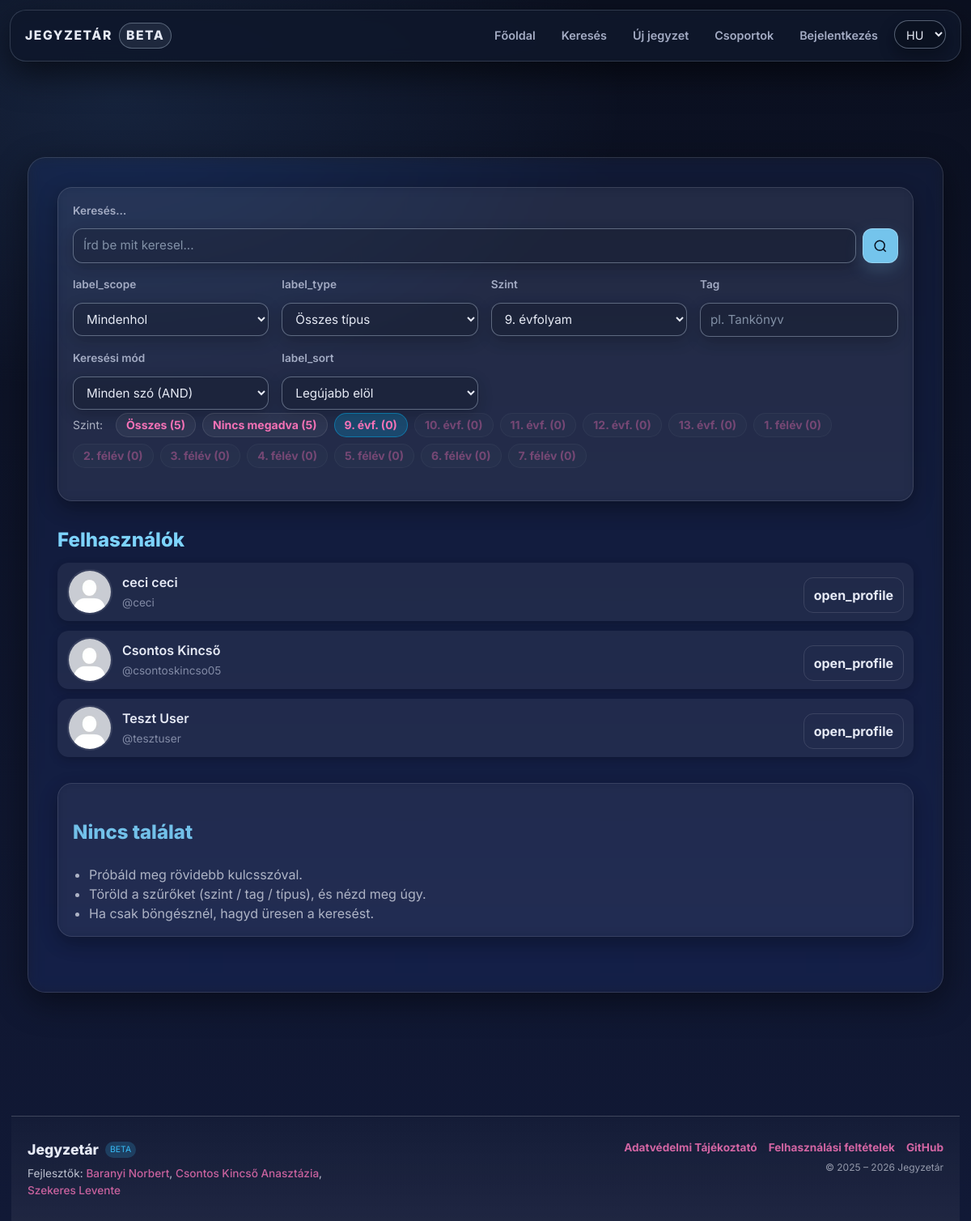
/search.php?page=1&level=hs-9, run on an earlier commit of the app's database.
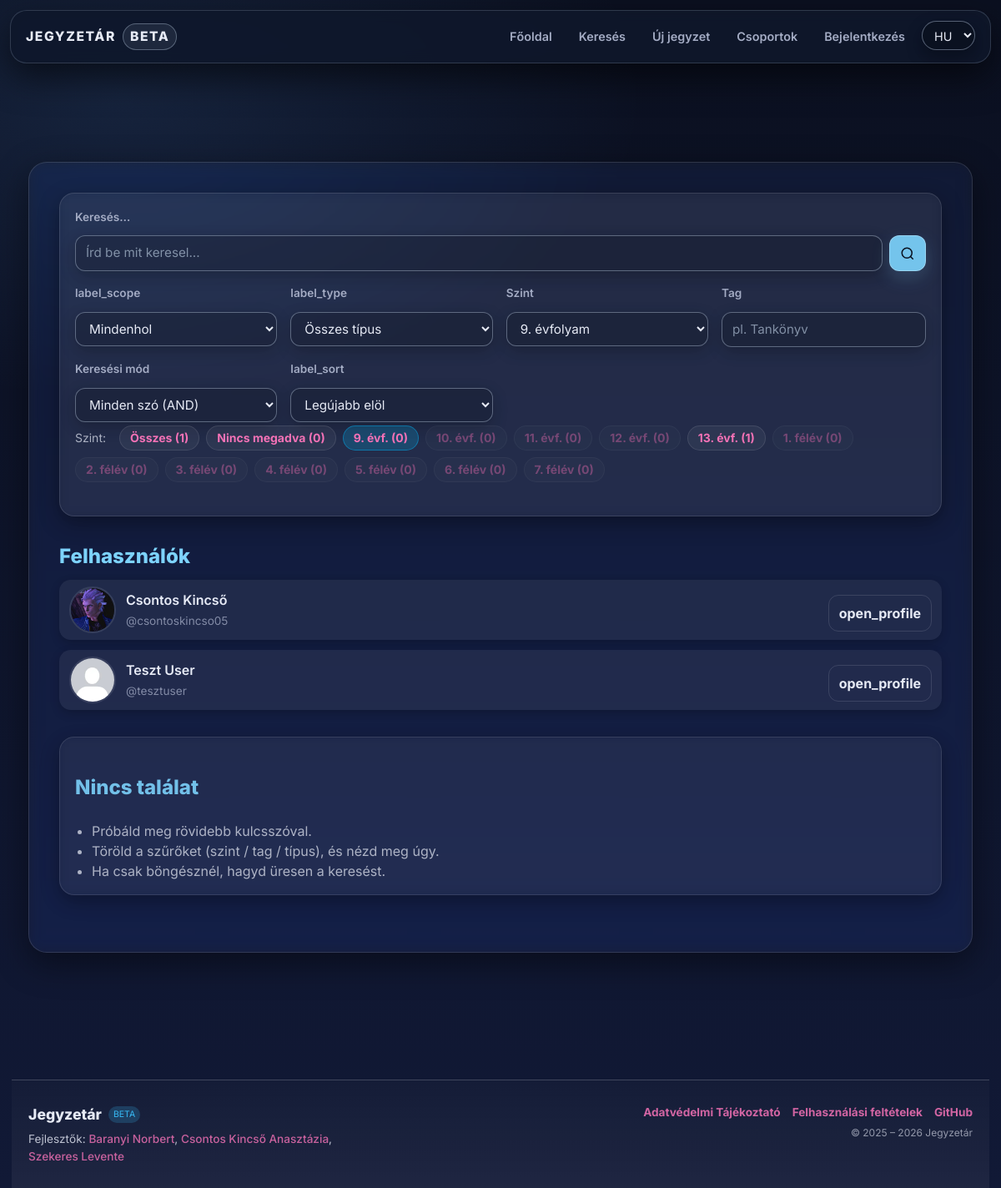
And on a later commit of the database.
### tables this page shows
CREATE TABLE `users` (
  `id` int(11) NOT NULL,
  `lastname` varchar(100) DEFAULT NULL,
  `firstname` varchar(100) DEFAULT NULL,
  `username` varchar(50) NOT NULL,
  `birthdate` date DEFAULT NULL,
  `gender` varchar(10) DEFAULT NULL,
  `email` varchar(50) NOT NULL,
  `profile_picture` varchar(255) DEFAULT NULL,
  `password` varchar(255) NOT NULL,
  `security_question` varchar(255) NOT NULL,
  `security_answer` varchar(255) NOT NULL,
  `admin` tinyint(1) NOT NULL,
  `registration_date` datetime DEFAULT NULL,
  `language` varchar(5) NOT NULL DEFAULT 'hu',
  `oauth_provider` varchar(20) DEFAULT NULL,
  `oauth_sub` varchar(191) DEFAULT NULL,
  `email_verified` tinyint(1) NOT NULL DEFAULT 0,
  `bio` text DEFAULT NULL,
  `profile_theme` varchar(32) NOT NULL DEFAULT 'default',
  `twofa_enabled` tinyint(1) NOT NULL DEFAULT 0
);

### assets/php/lang.php (called while the page is built, shortened)
<?php
    $supported_langs = ['hu', 'en', 'de'];
    if (isset($_GET['lang']) && in_array($_GET['lang'], $supported_langs, true)) {
        $lang = $_GET['lang'];
        $_SESSION['lang'] = $lang;
        if (!headers_sent()) {
            setcookie('lang', $lang, time() + 60*60*24*30, '/');
        }
    } else {
        if (isset($_SESSION['lang']) && in_array($_SESSION['lang'], $supported_langs, true)) {
            $lang = $_SESSION['lang'];
        } elseif (isset($_COOKIE['lang']) && in_array($_COOKIE['lang'], $supported_langs, true)) {
            $lang = $_COOKIE['lang'];
        } else {
            $lang = 'hu';
        }
    }
    $translations = [];
    if ($stmt = $conn->prepare("SELECT t_key, text FROM translations WHERE lang_code = ?")) {
        $stmt->bind_param('s', $lang);
        $stmt->execute();
        $result = $stmt->get_result();
        while ($row = $result->fetch_assoc()) {
            $translations[$row['t_key']] = $row['text'];
        }
    }

### assets/php/functions.php (called while the page is built, shortened)
<?php
    if (!function_exists('db_stmt')) {
        function db_stmt(mysqli $conn, string $sql, string $types = '', array $params = []): mysqli_stmt {
            $stmt = $conn->prepare($sql);
            if (!$stmt->execute()) {
                db_log_error($conn, 'Végrehajtási hiba (execute)', $sql, $params);
                throw new RuntimeException('Végrehajtási hiba (execute): ' . $stmt->error);
            }
            return $stmt;
        }
    }
    if (!function_exists('db_query')) {
        function db_query(mysqli $conn, string $sql, string $types = '', array $params = []): mysqli_result
        {
            $stmt = db_stmt($conn, $sql, $types, $params);
            $result = $stmt->get_result();
            return $result;
        }
    }
    if (!function_exists('t')) {
        function t(string $key, string $fallback = ''): string {
            global $translations;
            if (!empty($translations) && array_key_exists($key, $translations)) {
                return (string)$translations[$key];
            }
            return $fallback !== '' ? $fallback : $key;
        }
    }

### search.php (the view, shortened to what the changed rows need)
<?php
    require "assets/php/db.php";
    require_once "assets/php/functions.php";
    $scope = strtolower($_GET['scope'] ?? 'all');
    $levelRaw = $_GET['level'] ?? 'all';
    $userResult = null;
    if ($scope !== 'files') {
        $where = '';
        $types = '';
        $params = [];
        $order = 'ORDER BY u.username ASC';
        $sqlUsers = "SELECT u.id, u.username, u.firstname, u.lastname, u.profile_picture FROM users u $where $order LIMIT 50";
        $userResult = db_query($conn, $sqlUsers, $types, $params);
    }
    $hasEduStage = false;
    $hasEduLevel = false;
    $columnsRes = $conn->query("SHOW COLUMNS FROM files");
    if ($columnsRes) {
        while ($c = $columnsRes->fetch_assoc()) {
            $col = strtolower($c['Field'] ?? '');
            if ($col === 'edu_stage') $hasEduStage = true;
            if ($col === 'edu_level') $hasEduLevel = true;
        }
    }
    $useEdu = ($hasEduStage && $hasEduLevel);
    require "assets/php/lang.php";
?>
<!DOCTYPE html>
<html lang="<?= htmlspecialchars($lang) ?>">
<head>
    <link rel="stylesheet" href="assets/css/styles.css">
    <script src="https://cdn.jsdelivr.net/npm/@tailwindcss/browser@4"></script>
</head>
<body>
<div class="content-wrapper w-full">
    <div class="main w-full max-w-6xl mx-auto px-4 md:px-6 lg:px-8 py-6">
        <section class="card search-panel mb-6 md:mb-8 p-4 md:p-6">
            <?php
                $eduFacet = $GLOBALS['__search_eduFacet'] ?? [];
                $facetBuildUrl = function($levelVal) {
                    $p = $_GET;
                    $p['page'] = 1;
                    $p['level'] = $levelVal;
                    return 'search.php?' . http_build_query($p);
                };
            ?>
            <?php if (!empty($eduFacet) && $useEdu): ?>
                <div class="mb-6 -mt-2 flex flex-wrap gap-2 items-center">
                    <span class="text-sm opacity-70 mr-2">Szint:</span>
                    <?php
                        $allCnt = array_sum($eduFacet);
                        $isAllActive = ($levelRaw === 'all' || $levelRaw === '' || $levelRaw === null);
                    ?>
                    <a href="<?= htmlspecialchars($facetBuildUrl('all')) ?>"
                       class="px-3 py-1 rounded-full border text-sm transition-colors <?= $isAllActive ? 'bg-sky-400/20 border-sky-400/40 text-sky-200' : 'bg-white/5 hover:bg-white/10 border-white/10' ?>">
                        Összes (<?= (int)$allCnt ?>)
                    </a>
                    <?php
                        $noneCnt = (int)($eduFacet['none'] ?? 0);
                        $noneActive = ($levelRaw === 'none');
                    ?>
                    <a href="<?= htmlspecialchars($facetBuildUrl('none')) ?>"
                       class="px-3 py-1 rounded-full border text-sm transition-colors <?= $noneActive ? 'bg-sky-400/20 border-sky-400/40 text-sky-200' : 'bg-white/5 hover:bg-white/10 border-white/10' ?>">
                        Nincs megadva (<?= $noneCnt ?>)
                    </a>
                    <?php for ($y = 9; $y <= 13; $y++):
                        $k = "hs-$y";
                        $cnt = (int)($eduFacet[$k] ?? 0);
                        $active = ((string)$levelRaw === (string)$k);
                        $disabled = ($cnt === 0);
                        ?>
                        <a href="<?= htmlspecialchars($facetBuildUrl($k)) ?>"
                           class="px-3 py-1 rounded-full border text-sm transition-colors <?= $active ? 'bg-sky-400/20 border-sky-400/40 text-sky-200' : ($disabled ? 'opacity-40 pointer-events-none bg-white/5 border-white/10' : 'bg-white/5 hover:bg-white/10 border-white/10') ?>">
                            <?= $y ?>. évf. (<?= $cnt ?>)
                        </a>
                    <?php endfor; ?>
                    <?php for ($sm = 1; $sm <= 7; $sm++):
                        $k = "uni-$sm";
                        $cnt = (int)($eduFacet[$k] ?? 0);
                        $active = ((string)$levelRaw === (string)$k);
                        $disabled = ($cnt === 0);
                        ?>
                        <a href="<?= htmlspecialchars($facetBuildUrl($k)) ?>"
                           class="px-3 py-1 rounded-full border text-sm transition-colors <?= $active ? 'bg-sky-400/20 border-sky-400/40 text-sky-200' : ($disabled ? 'opacity-40 pointer-events-none bg-white/5 border-white/10' : 'bg-white/5 hover:bg-white/10 border-white/10') ?>">
                            <?= $sm ?>. félév (<?= $cnt ?>)
                        </a>
                    <?php endfor; ?>
                </div>
            <?php endif; ?>
        </section>
        <?php if ($userResult && $userResult->num_rows > 0): ?>
            <div class="list-compact flex flex-col gap-3 mb-6">
                <?php while ($u = $userResult->fetch_assoc()):
                    $usernameRaw = $u['username'];
                    $username = htmlspecialchars($usernameRaw);
                    $fullname = htmlspecialchars(trim(($u['lastname'] ?? '').' '.($u['firstname'] ?? '')));
                    $pfp = "assets/img/default_profile_picture.jpg";
                    if (!empty($u['profile_picture'])) {
                        $fs = __DIR__ . "/users/$usernameRaw/{$u['profile_picture']}";
                        if (file_exists($fs)) {
                            $pfp = "users/$usernameRaw/{$u['profile_picture']}";
                        }
                    }
                    ?>
                    <article class="mini-card flex items-center gap-3 p-3 rounded-lg bg-white/5 border border-white/10">
                        <img src="<?= htmlspecialchars($pfp) ?>" alt="" class="w-12 h-12 md:w-14 md:h-14 rounded-full object-cover border-2 border-white/10 flex-shrink-0">
                        <div class="mini-main flex-1 min-w-0">
                            <h4 class="mini-title text-base md:text-lg font-semibold truncate"><?= $fullname ?: '@'.$username ?></h4>
                            <p class="mini-meta text-sm md:text-base opacity-75 truncate">@<?= $username ?></p>
                        </div>
                        <a href="profile.php?username=<?= urlencode($usernameRaw) ?>"
                           class="btn-ghost text-sm md:text-base flex-shrink-0"
                           title="<?= t('open_profile') ?>">
                            <?= t('open_profile') ?>
                        </a>
                    </article>
                <?php endwhile; ?>
            </div>
        <?php endif; ?>
    </div>
</div>
</body>
</html>

What changed in the data, as far as the page shows it:
removed users: lastname+firstname "ceci ceci", username "ceci"
changed users "Csontos Kincső": username+profile_picture: picture added in place of a placeholder
Also different on the page:
$allCnt: "5" → "1"
$noneCnt: "5" → "0"
new list line: "13 . évf. ( 1 )"
list line gone: "13 . évf. ( 0 )"
